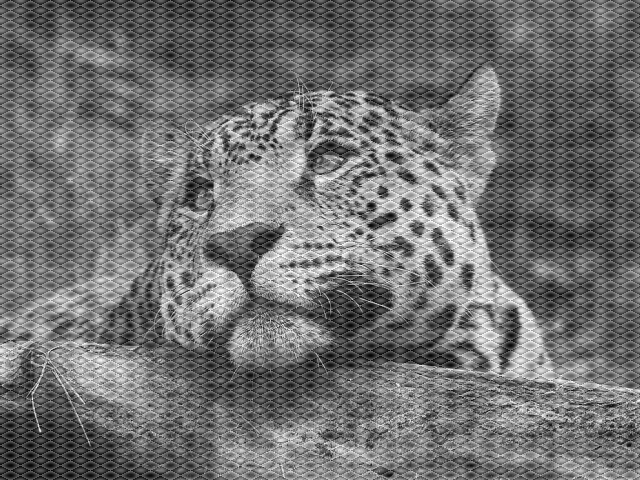
#> input picture 417/EP1/leopard_noise.png, 640 x 480 px
$ python ex1.py
#> lines starting #> are read from the running program, lines starting #| are printed output that depends on the picture
import cv2
import numpy as np
from matplotlib import pyplot as plt

img = cv2.imread('leopard_noise.png', 0)
#> img is the input picture: shape (480, 640); min 2, max 255, mean 112.7
histSize = 256
histRange = (0, 256) # the upper boundary is exclusive
accumulate = False
num = int('00001111',2)
img2 = cv2.bitwise_and(img, num)
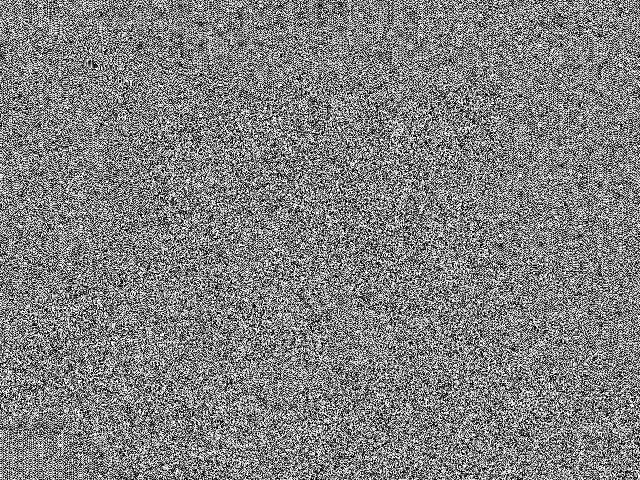
#> img2: shape (480, 640); min 0, max 15, mean 7.55; drawn with min black and max white
hist = cv2.calcHist([img],[0], None, [256], [0,256])
#> hist = 256 values, max 3680 at index 114, min 0 at index 0, mean 1200
hist2 = cv2.calcHist([img2],[0], None, [256], [0,256])
#> hist2 = 256 values, max 19791 at index 14, min 0 at index 16, mean 1200

hist_w = 1300
hist_h = 1000
bin_w = int(round( hist_w/histSize ))
histImage = np.full((hist_h, hist_w, 3), 255, dtype=np.uint8)


cv2.normalize(hist2, hist2, alpha=0, beta=hist_h, norm_type=cv2.NORM_MINMAX)
cv2.normalize(hist, hist, alpha=0, beta=hist_h, norm_type=cv2.NORM_MINMAX)

for i in range (1, histSize):
    cv2.line(histImage, ( bin_w*(i-1), hist_h - int(np.round(hist[i-1])) ),
            ( bin_w*(i), hist_h - int(np.round(hist[i])) ),
            ( 255, 0, 0), thickness=2)
    cv2.line(histImage, ( bin_w*(i-1), hist_h - int(np.round(hist2[i-1])) ),
            ( bin_w*(i), hist_h - int(np.round(hist2[i])) ),
            ( 0, 0, 255), thickness=2)
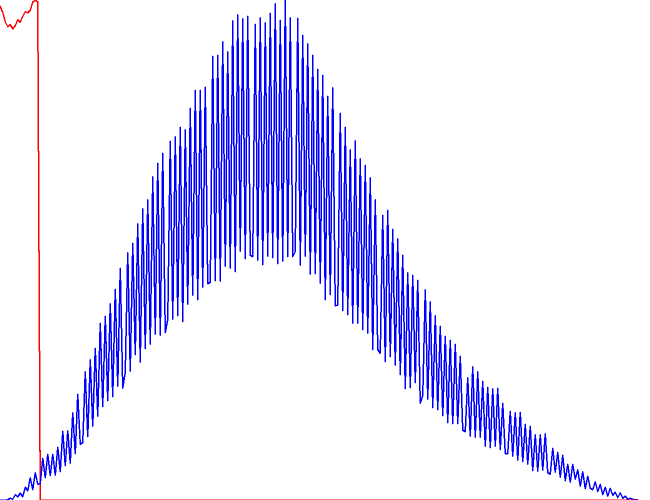
#> histImage: shape (1000, 1300, 3) (shown at 1/2 size); mean of channels 0, 1, 2 254.1, 227.2, 228.1; drawn as B, G, R
cv2.imshow('leopard',histImage)
cv2.waitKey(0)
